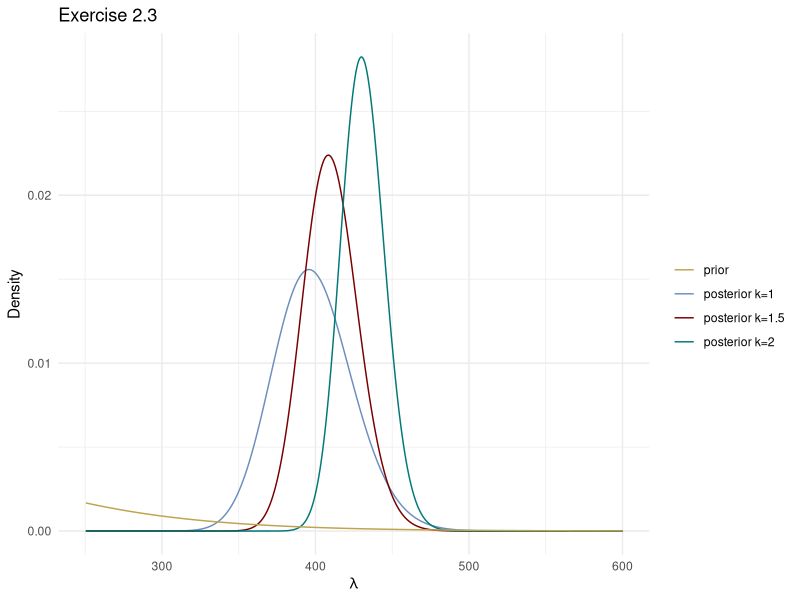
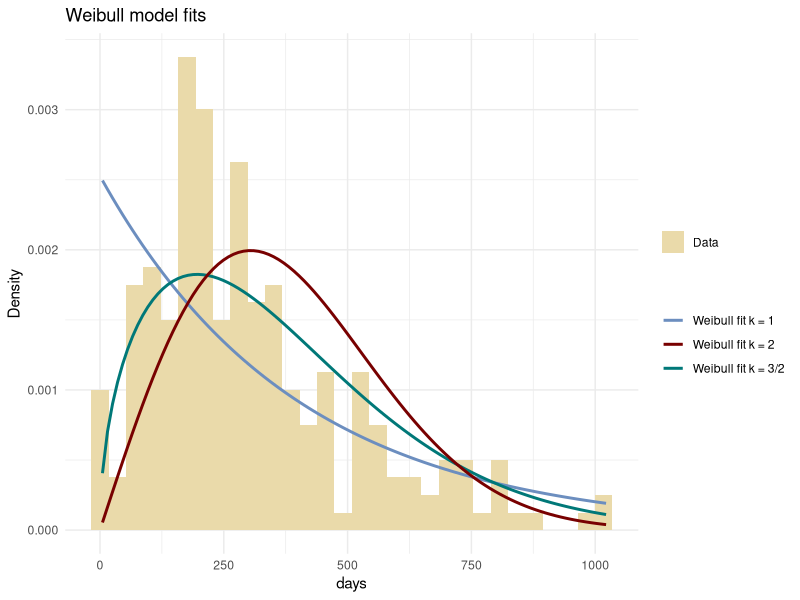

These figures' R source, in order:
## ---- chunk 1
#| output: false
library(tidyverse) # loads data manipulation and visualization packages
library(survival) # loads the lung cancer data as `lung`
colors = c("#6C8EBF", "#c0a34d", "#780000","#007878","#B5C6DF","#EADAAA","#AE6666")
## ---- chunk 2
alpha_prior <- 3     # shape parameter
beta_prior <- 1/50   # rate parameter
## ---- chunk 3
# Make a function that computes the likelihood
weibull_loglike <- function(lambda, x, censored, k){
  loglik_uncensored = sum(dweibull(x[-censored], shape = k, scale = lambda, 
                                   log = TRUE))
  loglik_censored = sum(pweibull(x[censored], shape = k, scale = lambda, 
                                 lower.tail = FALSE, log.p = TRUE))
  return(loglik_uncensored + loglik_censored)
}
## ---- chunk 4
weibull_posterior <- function(lambdaGrid, x, censored, k, alpha_prior, beta_prior){
  Delta = lambdaGrid[2] - lambdaGrid[1] # Grid step size
  logPrior <- dgamma(lambdaGrid, shape = alpha_prior, rate = beta_prior, log = TRUE)
  logLike <- sapply(lambdaGrid, weibull_loglike, x, censored, k)
  logPost <- logLike + logPrior
  logPost <- logPost - max(logPost) # subtract constant to avoid overflow
  post <- exp(logPost)/(sum(exp(logPost))*Delta) # original scale and normalize
  logLike <- logLike - max(logLike)
  likeNorm <- exp(logLike)/(sum(exp(logLike))*Delta) # normalized likelihood
  return(list(post = post, prior = exp(logPrior), likeNorm = likeNorm))
}
## ---- chunk 5
# Plot the prior and posterior densities

lambdaGrid <- seq(200, 800, length.out = 1000)
# Compute to get the prior
postRes <- weibull_posterior(lambdaGrid, lung$time, lung$status == 1, k = 1, 
                             alpha_prior, beta_prior)
df <- data.frame(
  lambdaGrid = lambdaGrid, 
  prior = postRes$prior
)

# Compute for all selected k values
postModes = c()
for (k in c(1, 3/2, 2)){
  postRes <- weibull_posterior(lambdaGrid, lung$time, lung$status == 1, k, alpha_prior, beta_prior)
  df[str_glue("posterior k={k}")] <- postRes$post
  postModes = c(postModes, lambdaGrid[which.max(postRes$post)])
}

df_long <- df %>% pivot_longer(-lambdaGrid, names_to = "density_type", values_to = "density")

# Plot using ggplot2
ggplot(df_long) +
  aes(x = lambdaGrid, y = density, color = density_type) +
  geom_line() +
  xlim(250,600) +
  scale_colour_manual(
    breaks = c("prior", "posterior k=1", "posterior k=1.5", "posterior k=2"), 
    values = c(colors[2], colors[1], colors[3], colors[4])) +
  labs(title = "Exercise 2.3", x = expression(lambda), y = "Density", color = "") + 
  theme_minimal()
## ---- chunk 6
ggplot(lung, aes(time)) +
  geom_histogram(aes(y = after_stat(density), fill = "Data"), bins = 30) +
  stat_function(fun = dweibull, args = list(shape = 1, scale = postModes[1]), lwd = 1, 
                aes(color = "Weibull fit k = 1"),
  ) +
  stat_function(fun = dweibull, args = list(shape = 3/2, scale = postModes[2]), lwd = 1, 
                aes(color = "Weibull fit k = 3/2"),
  ) +
  stat_function(fun = dweibull, args = list(shape = 2, scale = postModes[3]), lwd = 1, 
                aes(color = "Weibull fit k = 2"),
  ) +
  labs(title = "Weibull model fits", x = "days", y = "Density") + 
  scale_fill_manual("", values = colors[6]) +
  scale_color_manual("", values = c(colors[1], colors[3], colors[4])) +
  theme_minimal()

